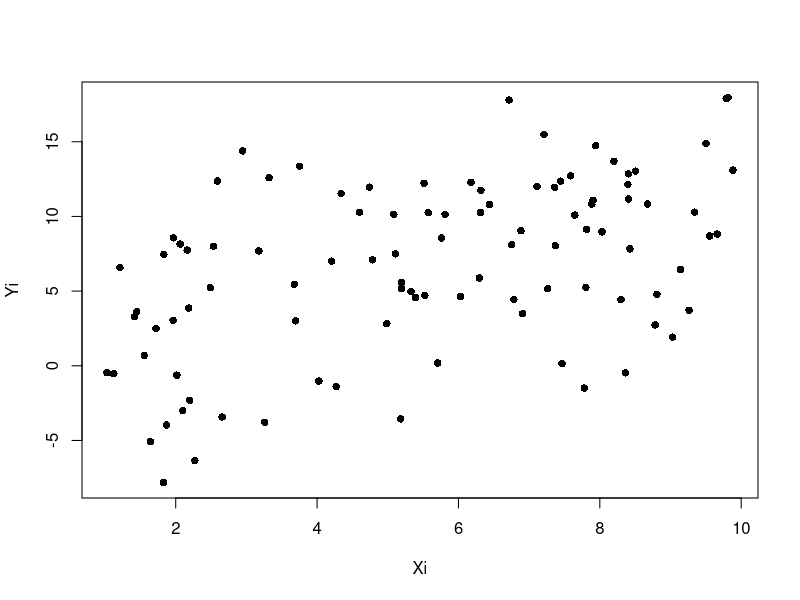
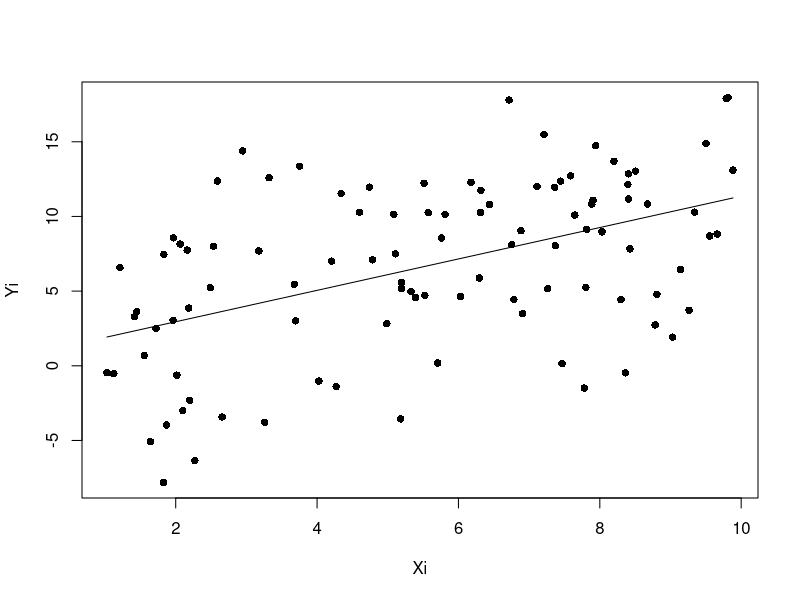
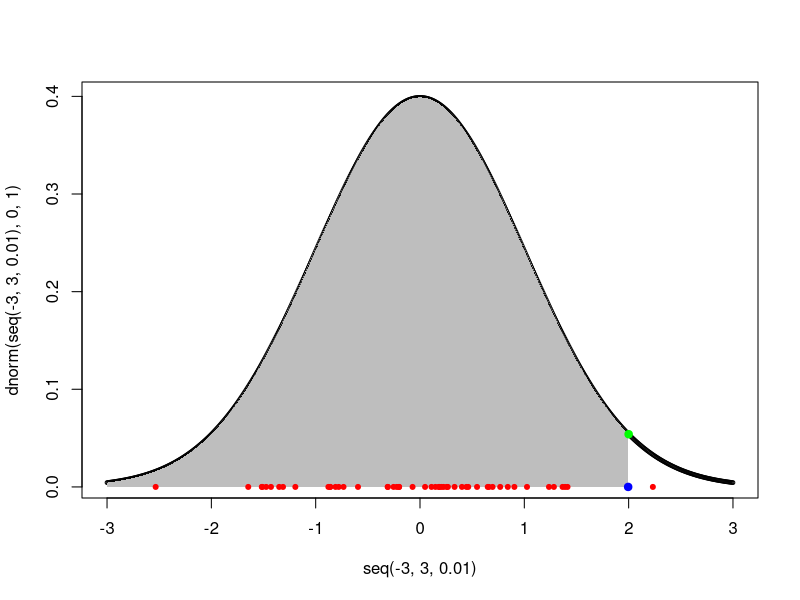
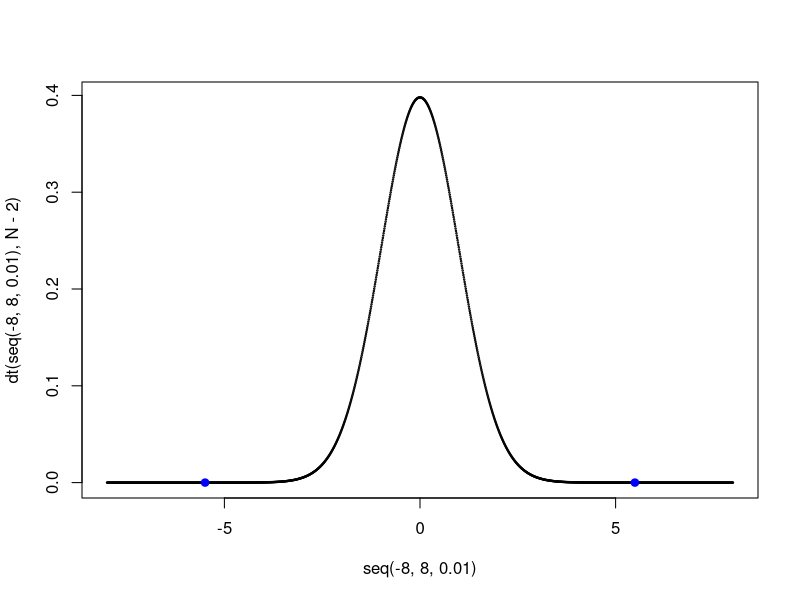
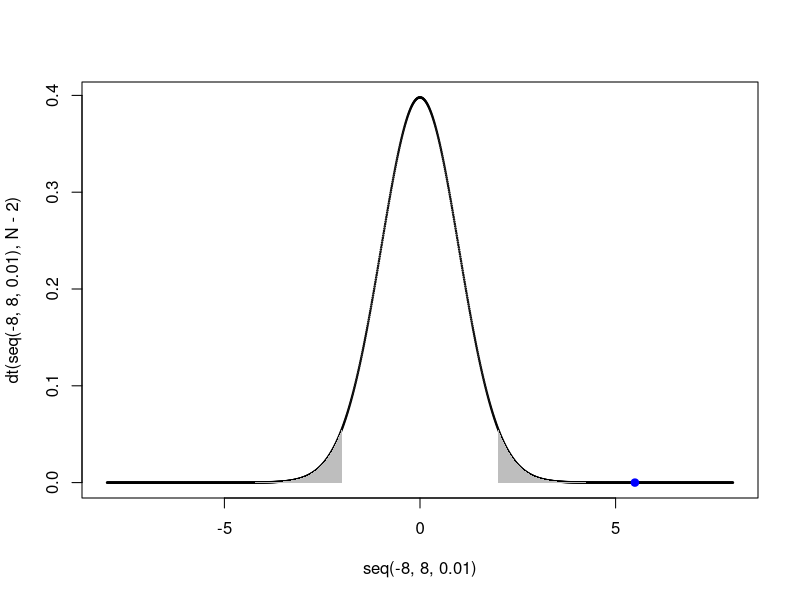
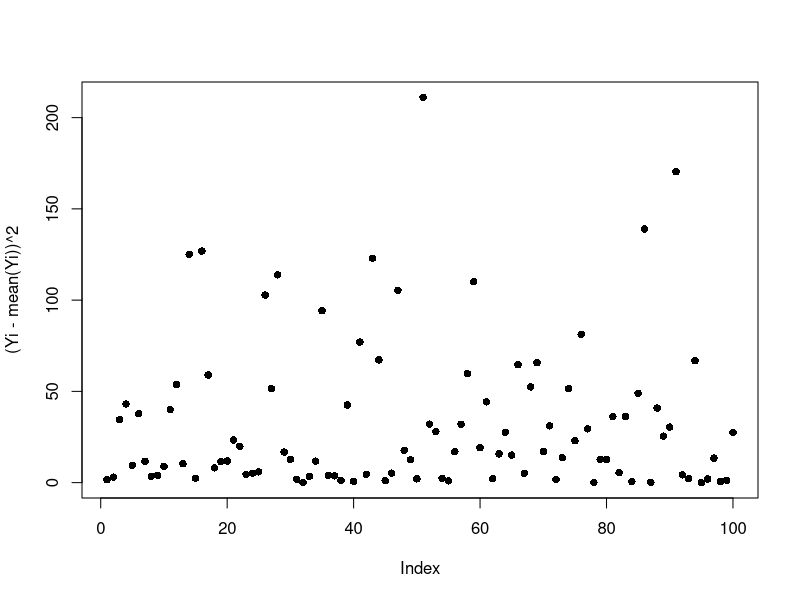
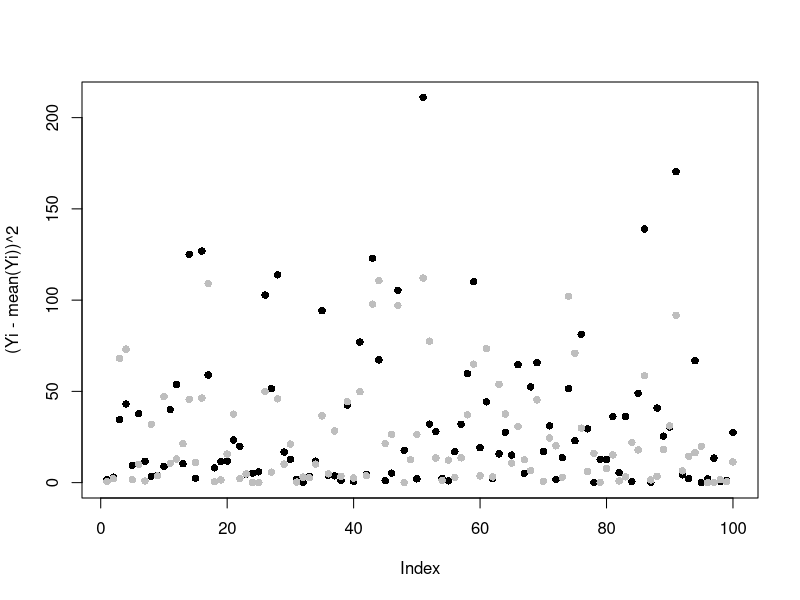
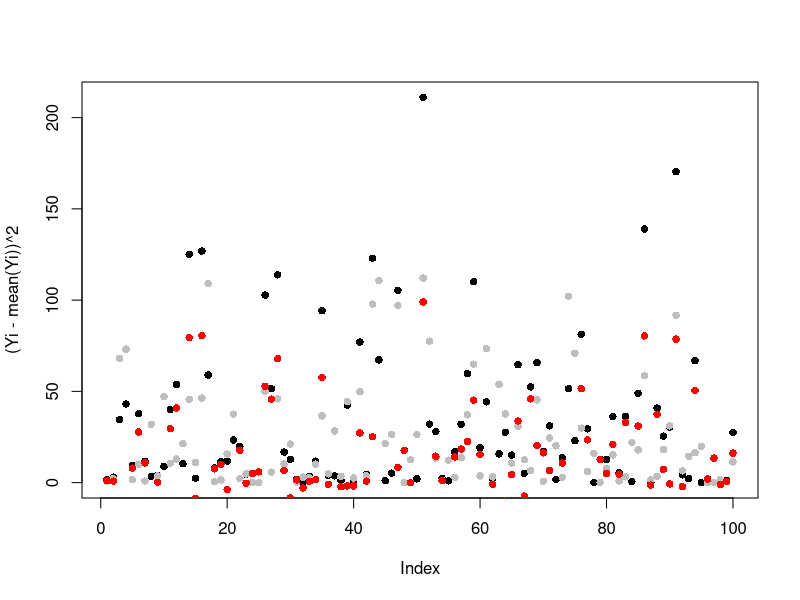

Write R code to recreate these figures, in order.
## ---- chunk 1
knitr::opts_chunk$set(echo = TRUE)
library(tidyverse)
## ---- chunk 2
# simulating our data
N <- 100
Xi <- runif(min = 1, max = 10, n = N)

# getting our parameters 
beta0 <- 1
beta1 <- 1
var <- 20

# putting it together 
ei <- rnorm(N, mean = 0, sd = sqrt(var))
Yi <- beta0 + beta1*Xi + ei  

# note that this formulation is equivalent to the above. 
# Yi <- rnorm(N, mean = beta0 + beta1*Xi, sd = sqrt(var)) 

plot(Xi,Yi, pch = 16) 
## ---- chunk 3
matrix(Yi[1:10])
## ---- chunk 4
# doing linear regression in r
lm.fit <- lm(Yi ~ Xi)
# getting the coefficients from the r output
coef(lm.fit)

# creating our design matrix
X.matrix <- as.data.frame(Xi) |>
  # adding the column of intercepts
  add_column(int = 1, .before = 1) |>
  as.matrix()

# solving for the betas from (X^T X)^{-1} X^T
betas <- solve(t(X.matrix)%*%X.matrix)%*%t(X.matrix)%*%as.matrix(Yi)
betas

# graphing our line 
plot(Xi,Yi, pch = 16) 
lines(Xi, X.matrix%*%betas)
## ---- chunk 5
# getting the hat matrix 
H <- X.matrix%*%solve(t(X.matrix)%*%X.matrix)%*%t(X.matrix)

# doing it with a sum 
sum((Yi - H%*%as.matrix(Yi))^2)/(N-2)

# doing it the matrix way 
e.dot <- Yi - H%*%as.matrix(Yi)
(t(e.dot)%*%e.dot)/(N-2) # just a vector of sigmas

# looking at the variance from the linear model fit 
as.numeric(summary(lm.fit)[6])^2 
## ---- chunk 6
# getting our sigma estimate as before 
sigma.hat <- sum((Yi - H%*%as.matrix(Yi))^2)/(N-2)

# turning it into an diagonal matrix 
sigma.hat <- matrix(c(sigma.hat,0,0,sigma.hat), nrow = 2) # sigma*Identity matrix

# the matrix of residuals should be 
sigma.hat %*% solve(t(X.matrix)%*%X.matrix)

# checking with the linear model fit
vcov(lm.fit) # compare with above 
## ---- chunk 7
# estimated standard error for beta0
sqrt( (sigma.hat %*% solve(t(X.matrix)%*%X.matrix))[1,1] )
# estimated standard error for beta1
sqrt( (sigma.hat %*% solve(t(X.matrix)%*%X.matrix))[2,2] )

# SE from the linear model fit for beta0
sqrt(vcov(lm.fit)[1,1]) 
# SE from the linear model fit for beta0
sqrt(vcov(lm.fit)[2,2]) 
## ---- chunk 8
# getting our derived variance covariance matrix 
varcovar.matrix <- sigma.hat %*% solve(t(X.matrix)%*%X.matrix)

# calculating our test statistic
beta1_hat <- betas[2,1]
beta1_SE <- sqrt(varcovar.matrix[2,2])
test.statistic <- beta1_hat/beta1_SE
test.statistic
## ---- chunk 9
plot(seq(-3, 3, 0.01), dnorm(seq(-3, 3, 0.01), 0, 1), cex = 0.5)
# plotting the area under the curve for what pnorm(2) is
polygon(c(seq(-3, qnorm(0.977), 0.01), rev(seq(-3, qnorm(0.977), 0.01))),
        c(rep(0, length(seq(-3, qnorm(0.977), 0.01))), rev(dnorm(seq(-3, qnorm(0.977), 0.01), 0, 1))),
        col = 'gray', border = NA)
# plotting the value of N(0, 1) at P(x = 2)
points(2, dnorm(2, 0, 1), pch = 19, col = 'green') 
# plotting that given the value of x such that the cumulative probability is 0.977
points(qnorm(0.977, 0, 1), 0, pch = 19, col = 'blue')
# plotting 50 random variables drawn from a N(0, 1)
points(rnorm(50, 0, 1), rep(0, 50), pch = 20, col = 'red')
## ---- chunk 10
# # we should get the same estimates of the t-value and p-value from the lm
p.val <- 2*(1-pt(abs(test.statistic), N-2)) # or 2*pt(beta1_hat/beta1_SE, N-2), so we do abs() to account
p.val

# checking with the linear model fit
summary(lm.fit)[4]

# let's plot this!
plot(seq(-8, 8, 0.01), dt(seq(-8, 8, 0.01), N-2), cex = 0.2)
# plotting that given the value of x such that the cumulative probability is our p-value
points(test.statistic, 0, pch = 19, col = 'blue')
# we also care about the other extreme end
points(-test.statistic, 0, pch = 19, col = 'blue')

## ---- chunk 11
# let's plot this!
plot(seq(-8, 8, 0.01), dt(seq(-8, 8, 0.01), N-2), cex = 0.2)
# getting the areas of the curve that match up to our threshold of alpha
polygon(c(seq(qt(0.975, N-2), 8, 0.01), rev(seq(qt(0.975, N-2), 8, 0.01))),
        c(rep(0, length(seq(qt(0.975, N-2), 8, 0.01))), rev(dt(seq(qt(0.975, N-2), 8, 0.01), N-2))),
        col = 'gray', border = NA)
polygon(c(seq(-8, qt(0.025, N-2), 0.01), rev(seq(-8, qt(0.025, N-2), 0.01))),
        c(rep(0, length(seq(-8, qt(0.025, N-2), 0.01))), rev(dt(seq(-8, qt(0.025, N-2), 0.01), N-2))),
        col = 'gray', border = NA)
# plotting our test-statistic 
points(test.statistic, 0, pch = 19, col = 'blue')
## ---- chunk 12
plot((Yi - mean(Yi))^2, pch = 16)
## ---- chunk 13
plot((Yi - mean(Yi))^2, pch = 16)
points((Yi - H%*%as.matrix(Yi))^2, pch = 16, col = 'gray')
## ---- chunk 14
plot((Yi - mean(Yi))^2, pch = 16)
points((Yi - H%*%as.matrix(Yi))^2, pch = 16, col = 'gray')
points((Yi - mean(Yi))^2 - (Yi - H%*%as.matrix(Yi))^2, pch = 16, col = 'red')
## ---- chunk 15
SST <- sum((Yi - mean(Yi))^2) # sum of residuals from the mean, df = n-1
SSE <- sum((Yi - H%*%as.matrix(Yi))^2) # sum of residuals from best fit line, df = n-p
SSR <- SST - SSE # the difference, df = p-1.

# this should match the R-squared of the linear model fit
SSR/SST # also can be written as 1 - SSE / SST

# checking the linear model fit
summary(lm.fit)[8]

# Adjusted R-squared
# we can adjust using the degrees of freedom
adjSST <- SST/(N-1) # sum of residuals from the mean, df = n-1
adjSSE <- SSE/(N-2) # sum of residuals from best fit line, df = n-p
adjSSR <- adjSST - adjSSE # the difference, df = p-1.
adjSSR/adjSST

# checking the linear model fit 
summary(lm.fit)[9]
## ---- chunk 16
summary(lm.fit)
